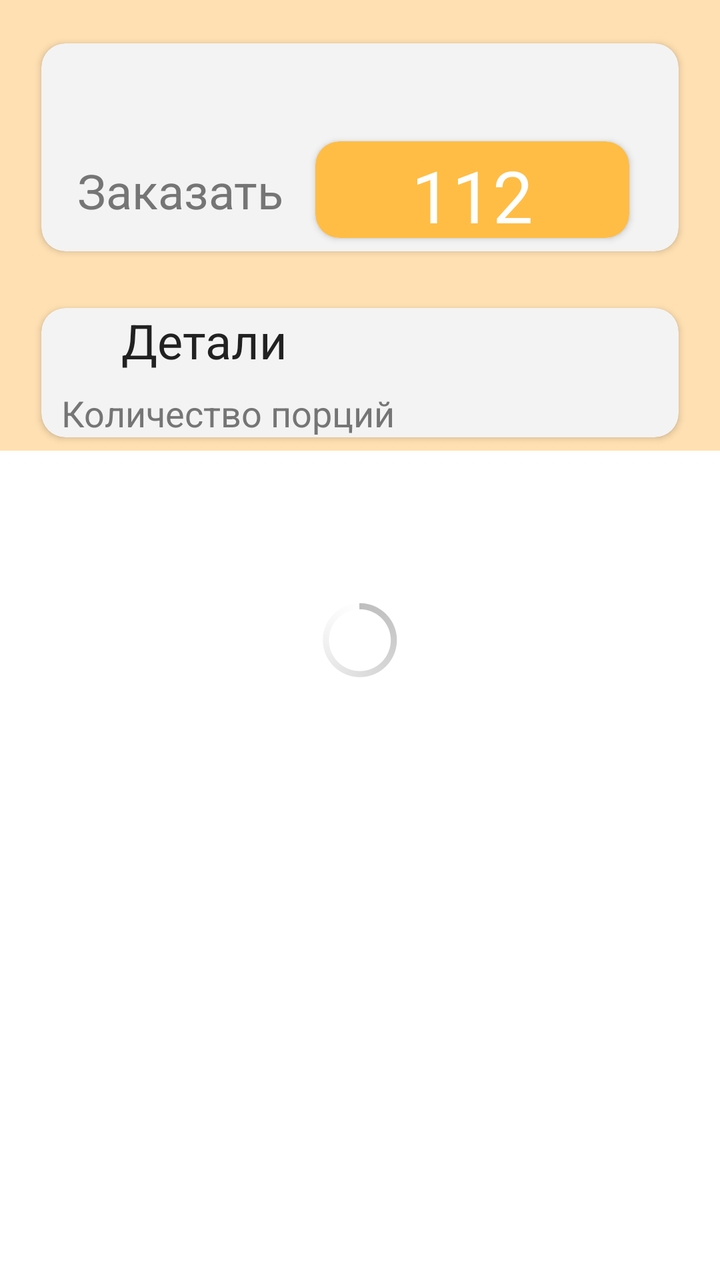
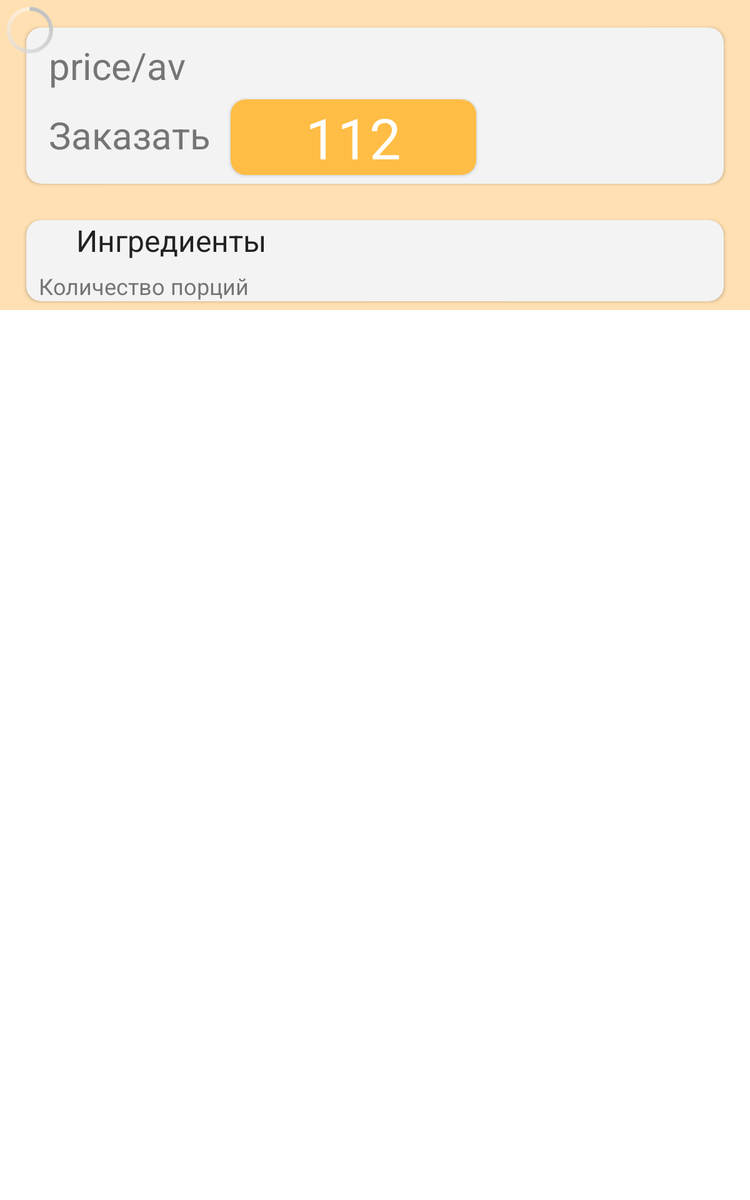

An Android layout and its configuration variant, each rendered on a device that would load it. The default file and the variant file are quoted in full after the pictures.
<!-- AndroidManifest.xml: application theme AppTheme2 -->
<!-- res/layout/dish_detail_content.xml -->
<RelativeLayout xmlns:android="http://schemas.android.com/apk/res/android"
    xmlns:app="http://schemas.android.com/apk/res-auto"
    xmlns:card_view="http://schemas.android.com/apk/res-auto"
    android:layout_width="match_parent"
    android:layout_height="match_parent">

    <ScrollView
        android:id="@+id/sclDetail"
        android:layout_width="match_parent"
        android:layout_height="match_parent"
        android:fadeScrollbars="true"
        >

        <LinearLayout
            android:id="@+id/lytContent"
            android:layout_width="match_parent"
            android:layout_height="wrap_content"
            android:background="@color/primary_light"
            android:orientation="vertical">

            <android.support.v7.widget.CardView
                android:layout_width="match_parent"
                android:layout_height="wrap_content"
                android:layout_gravity="center"
                android:layout_margin="15dp"
                app:cardCornerRadius="12dp"
                app:cardUseCompatPadding="true">

                <LinearLayout
                    android:layout_width="match_parent"
                    android:layout_height="wrap_content"
                    android:orientation="vertical">


                    <TextView
                        android:id="@+id/txtSubText"
                        android:layout_width="wrap_content"
                        android:layout_height="wrap_content"
                        android:layout_marginLeft="18dp"
                        android:layout_marginRight="10dp"
                        android:layout_marginTop="10dp"
                        android:text=""
                        android:textColor="@color/secondary_text"
                        android:textSize="24sp" />


                    <LinearLayout
                        android:layout_width="match_parent"
                        android:layout_height="wrap_content"
                        android:layout_marginLeft="18dp">

                        <TextView
                            android:id="@+id/number_of_servings"
                            android:layout_width="wrap_content"
                            android:layout_height="wrap_content"
                            android:layout_marginRight="10dp"
                            android:layout_marginTop="15dp"
                            android:text="Заказать"
                            android:textColor="@color/secondary_text"
                            android:textSize="24sp" />

                        <android.support.v7.widget.CardView xmlns:app="http://schemas.android.com/apk/res-auto"
                            android:layout_width="wrap_content"
                            android:layout_height="wrap_content"
                            android:layout_gravity="center"
                            app:cardBackgroundColor="@color/secondary"
                            app:cardCornerRadius="12dp"
                            app:cardUseCompatPadding="true">

                            <LinearLayout
                                android:id="@+id/relativeLayout"
                                android:layout_width="wrap_content"
                                android:layout_height="wrap_content">

                                <Button
                                    android:id="@+id/btn_d_count"
                                    android:layout_width="48dp"
                                    android:layout_height="48dp"
                                    android:background="@drawable/ic_inc"
                                    android:paddingTop="20dp" />

                                <TextView
                                    android:id="@+id/d_count"
                                    android:layout_width="wrap_content"
                                    android:layout_height="wrap_content"
                                    android:text="112"
                                    android:textColor="@color/primary_text"
                                    android:textSize="36sp" />

                                <Button
                                    android:id="@+id/btn_i_count"
                                    android:layout_width="48dp"
                                    android:layout_height="48dp"
                                    android:background="@drawable/ic_add"
                                    android:paddingBottom="0dp"
                                    android:paddingTop="20dp" />
                            </LinearLayout>
                        </android.support.v7.widget.CardView>

                    </LinearLayout>
                </LinearLayout>
            </android.support.v7.widget.CardView>

            <android.support.v7.widget.CardView
                android:layout_width="match_parent"
                android:layout_height="wrap_content"
                android:layout_gravity="center"
                android:layout_marginLeft="15dp"
                android:layout_marginRight="15dp"
                card_view:cardCornerRadius="12dp"
                card_view:cardUseCompatPadding="true">

                <LinearLayout
                    android:layout_width="wrap_content"
                    android:layout_height="wrap_content"
                    android:orientation="vertical">

                    <TextView
                        android:id="@+id/txtDescTitle"
                        android:layout_width="wrap_content"
                        android:layout_height="wrap_content"
                        android:layout_marginBottom="8dp"
                        android:layout_marginLeft="40dp"
                        android:layout_marginRight="10dp"
                        android:text="Детали"
                        android:textColor="@color/text"
                        android:textSize="24sp" />

                    <TextView
                        android:id="@+id/txtDescription"
                        android:layout_width="wrap_content"
                        android:layout_height="wrap_content"
                        android:layout_marginLeft="10dp"
                        android:layout_marginRight="10dp"
                        android:text="Количество порций"
                        android:textColor="@color/secondary_text"
                        android:textSize="18sp" />
                </LinearLayout>
            </android.support.v7.widget.CardView>

        </LinearLayout>
    </ScrollView>

    <ProgressBar
        android:id="@+id/prgLoading"
        android:layout_width="wrap_content"
        android:layout_height="wrap_content"
        android:layout_centerInParent="true"/>

    <TextView
        android:id="@+id/txtAlert"
        android:layout_width="wrap_content"
        android:layout_height="wrap_content"
        android:text="@string/alert"
        android:textSize="14sp"
        android:visibility="gone" />
</RelativeLayout>
<!-- resources referenced by this layout -->
<resources>
  <color name="primary_light">#ffe0b2</color>
  <color name="primary_text">#ffffff</color>
  <color name="secondary">#ffbd45</color>
  <color name="secondary_text">#757575</color>
  <color name="text">#212121</color>
  <string name="alert">Отсуствует связь с интернетом!</string>
  <style name="AppTheme2" parent="android:Theme.Holo.Light.DarkActionBar">
  
      </style>
</resources>
<!-- res/layout-sw480dp/dish_detail_content.xml (the repository's variant of the layout above) -->
<!-- drawn on a 7-inch tablet held upright -->
<FrameLayout xmlns:android="http://schemas.android.com/apk/res/android"
    xmlns:app="http://schemas.android.com/apk/res-auto"
    xmlns:card_view="http://schemas.android.com/apk/res-auto"
    android:layout_width="match_parent"
    android:layout_height="match_parent">

    <ScrollView
        android:id="@+id/sclDetail"
        android:layout_width="match_parent"
        android:layout_height="match_parent"
        android:fadeScrollbars="true"
        >

        <LinearLayout
            android:id="@+id/lytContent"
            android:layout_width="match_parent"
            android:layout_height="wrap_content"
            android:background="@color/primary_light"
            android:orientation="vertical">

            <android.support.v7.widget.CardView
                android:layout_width="match_parent"
                android:layout_height="wrap_content"
                android:layout_gravity="center"
                android:layout_margin="15dp"
                app:cardCornerRadius="12dp"
                app:cardUseCompatPadding="true">

                <LinearLayout
                    android:layout_width="match_parent"
                    android:layout_height="wrap_content"
                    android:orientation="vertical">


                    <TextView
                        android:id="@+id/txtSubText"
                        android:layout_width="wrap_content"
                        android:layout_height="wrap_content"
                        android:layout_marginLeft="18dp"
                        android:layout_marginRight="10dp"
                        android:layout_marginTop="10dp"
                        android:text="price/av"
                        android:textColor="@color/secondary_text"
                        android:textSize="30sp" />


                    <LinearLayout
                        android:layout_width="match_parent"
                        android:layout_height="wrap_content"
                        android:layout_marginLeft="18dp">

                        <TextView
                            android:id="@+id/number_of_servings"
                            android:layout_width="wrap_content"
                            android:layout_height="wrap_content"
                            android:layout_alignParentLeft="true"
                            android:layout_alignParentStart="true"
                            android:layout_centerVertical="true"
                            android:layout_marginRight="10dp"
                            android:layout_marginTop="15dp"
                            android:text="Заказать"
                            android:textColor="@color/secondary_text"
                            android:textSize="30sp" />

                        <android.support.v7.widget.CardView xmlns:app="http://schemas.android.com/apk/res-auto"
                            android:layout_width="wrap_content"
                            android:layout_height="wrap_content"
                            android:layout_gravity="center"
                            app:cardBackgroundColor="@color/secondary"
                            app:cardCornerRadius="12dp"
                            app:cardUseCompatPadding="true">

                            <LinearLayout
                                android:id="@+id/relativeLayout"
                                android:layout_width="wrap_content"
                                android:layout_height="wrap_content">

                                <Button
                                    android:id="@+id/btn_d_count"
                                    android:layout_width="60dp"
                                    android:layout_height="60dp"
                                    android:layout_alignParentLeft="true"
                                    android:layout_alignParentStart="true"
                                    android:layout_centerVertical="true"
                                    android:background="@drawable/ic_inc"
                                    android:paddingTop="20dp" />

                                <TextView
                                    android:id="@+id/d_count"
                                    android:layout_width="wrap_content"
                                    android:layout_height="wrap_content"
                                    android:layout_alignTop="@+id/btn_d_count"
                                    android:layout_toEndOf="@+id/btn_d_count"
                                    android:layout_toRightOf="@+id/btn_d_count"
                                    android:text="112"
                                    android:textColor="@color/primary_text"
                                    android:textSize="45sp" />

                                <Button
                                    android:id="@+id/btn_i_count"
                                    android:layout_width="60dp"
                                    android:layout_height="60dp"
                                    android:layout_alignTop="@+id/d_count"
                                    android:layout_toEndOf="@+id/d_count"
                                    android:layout_toRightOf="@+id/d_count"
                                    android:background="@drawable/ic_add"
                                    android:paddingBottom="0dp"
                                    android:paddingTop="20dp" />
                            </LinearLayout>
                        </android.support.v7.widget.CardView>

                    </LinearLayout>
                </LinearLayout>
            </android.support.v7.widget.CardView>

            <android.support.v7.widget.CardView
                android:layout_width="match_parent"
                android:layout_height="wrap_content"
                android:layout_gravity="center"
                android:layout_marginLeft="15dp"
                android:layout_marginRight="15dp"
                card_view:cardCornerRadius="12dp"
                card_view:cardUseCompatPadding="true">

                <LinearLayout
                    android:layout_width="wrap_content"
                    android:layout_height="wrap_content"
                    android:orientation="vertical">

                    <TextView
                        android:id="@+id/txtDescTitle"
                        android:layout_width="wrap_content"
                        android:layout_height="wrap_content"
                        android:layout_marginBottom="8dp"
                        android:layout_marginLeft="40dp"
                        android:layout_marginRight="10dp"
                        android:text="Ингредиенты"
                        android:textColor="@color/text"
                        android:textSize="24sp" />

                    <TextView
                        android:id="@+id/txtDescription"
                        android:layout_width="wrap_content"
                        android:layout_height="wrap_content"
                        android:layout_marginLeft="10dp"
                        android:layout_marginRight="10dp"
                        android:text="Количество порций"
                        android:textColor="@color/secondary_text"
                        android:textSize="18sp" />
                </LinearLayout>
            </android.support.v7.widget.CardView>

        </LinearLayout>
    </ScrollView>

    <ProgressBar
        android:id="@+id/prgLoading"
        android:layout_width="wrap_content"
        android:layout_height="wrap_content"
        android:layout_centerInParent="true" />

    <TextView
        android:id="@+id/txtAlert"
        android:layout_width="wrap_content"
        android:layout_height="wrap_content"
        android:layout_centerInParent="true"
        android:text="@string/alert"
        android:textSize="14sp"
        android:visibility="gone" />
</FrameLayout>
